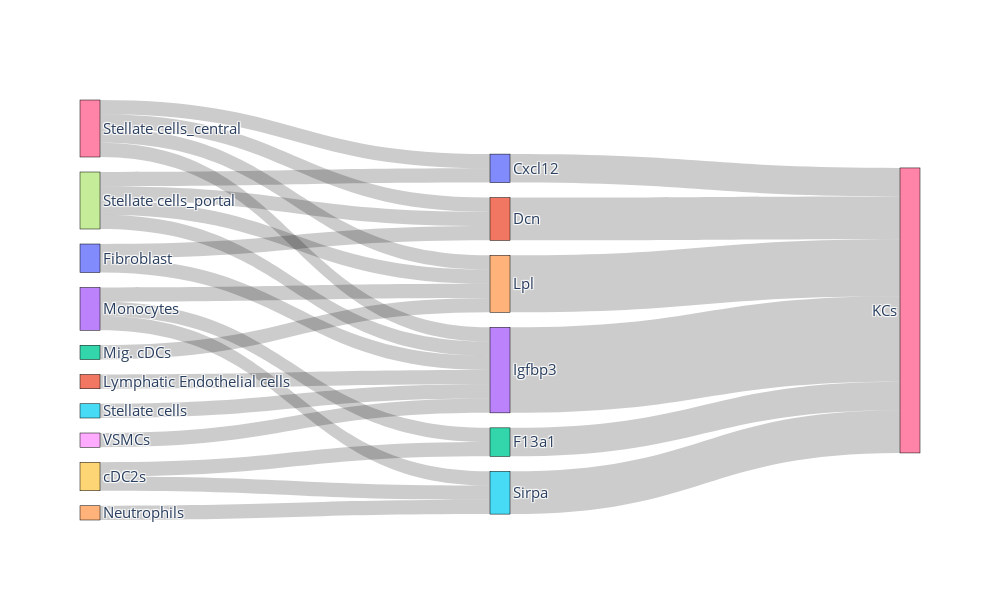

Notebook cell for this chart:
### Code cell
fig = go.Figure(data=[go.Sankey(
    node = dict(
      pad = 15,
      thickness = 20,
      line = dict(color = "black", width = 0.5),
      label = unique_source_target,
      
    ),
    link = dict(
      source = links_dict["source"],
      target = links_dict["target"],
      value = links_dict["value"],
  
  ))])

fig.update_layout(font_size=15, width=1000, height=600)
fig.show()

### Figure 1 — Plotly figure (JSON) as saved in the notebook; plotly's stock layout.template omitted (floating-point values rounded to 4 significant figures)
{"data": [{"link": {"source": [0, 0, 1, 2, 3, 3, 3, 4, 5, 6, 6, 6, 6, 7, 7, 7, 7, 8, 9, 9, 10, 11, 12, 13, 14, 15], "target": [11, 13, 13, 14, 12, 14, 15, 15, 13, 10, 11, 13, 14, 10, 11, 13, 14, 13, 12, 15, 16, 16, 16, 16, 16, 16], "value": [1, 1, 1, 1, 1, 1, 1, 1, 1, 1, 1, 1, 1, 1, 1, 1, 1, 1, 1, 1, 2, 3, 2, 6, 4, 3]}, "node": {"label": ["Fibroblast", "Lymphatic Endothelial cells", "Mig. cDCs", "Monocytes", "Neutrophils", "Stellate cells", "Stellate cells_central", "Stellate cells_portal", "VSMCs", "cDC2s", "Cxcl12", "Dcn", "F13a1", "Igfbp3", "Lpl", "Sirpa", "KCs"], "line": {"color": "black", "width": 0.5}, "pad": 15, "thickness": 20}, "type": "sankey"}], "layout": {"font": {"size": 15}, "height": 600, "width": 1000}}
